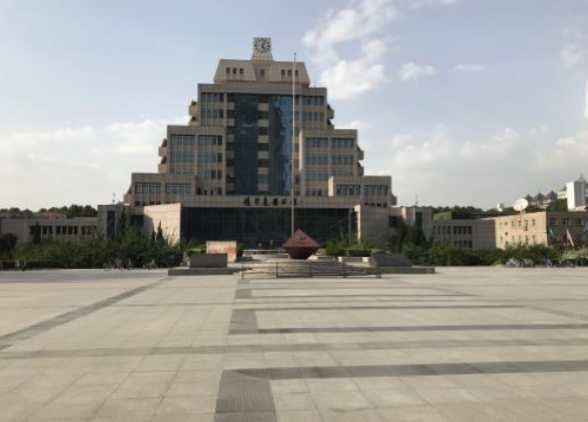
#> input picture code/lab6.1/library.png, 588 x 422 px
$ python -i harris.py   (imports and definitions only)
#> lines starting #> are read from the running program, lines starting #| are printed output that depends on the picture
from pylab import *
from numpy import *
from scipy.ndimage import filters
def compute_harris_response(im, sigma=3):
    imx = zeros(im.shape)
    filters.gaussian_filter(im, (sigma, sigma), (0, 1), imx)
    imy = zeros(im.shape)
    filters.gaussian_filter(im, (sigma, sigma), (1, 0), imy)
    Wxx = filters.gaussian_filter(imx * imx, sigma)
    Wxy = filters.gaussian_filter(imx * imy, sigma)
    Wyy = filters.gaussian_filter(imy * imy, sigma)

    # 行列式和迹
    Wdet = Wxx * Wyy - Wxy ** 2
    Wtr = Wxx + Wyy
    return Wdet-0.02*pow(Wtr,2)     #得到im的R矩阵


# [92 lines left out: functions get_harris_points, plot_harris_points, get_descriptors, match, match_twosided, appendimages and 1 more, not called in this run]

>>> import cv2
>>> picture = cv2.imread('library.png', cv2.IMREAD_GRAYSCALE)
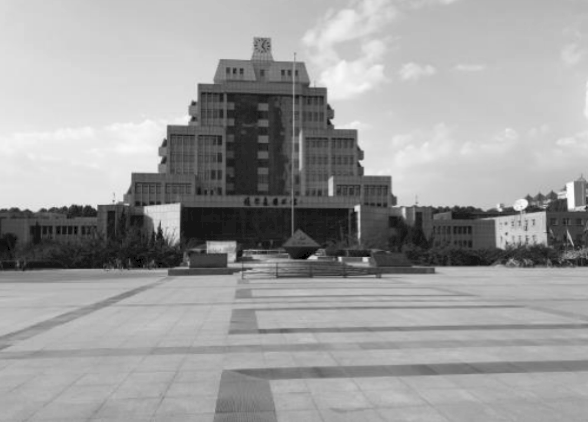
#> picture: shape (422, 588); min 0, max 253, mean 157.8
>>> result = compute_harris_response(picture)
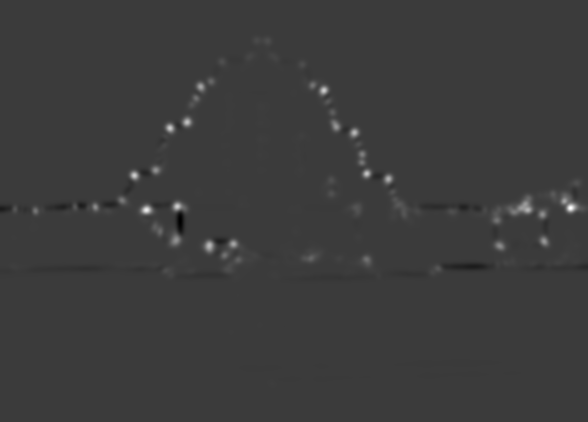
#> result: shape (422, 588) float64; min -2202, max 7260, mean 32; drawn with min black and max white
